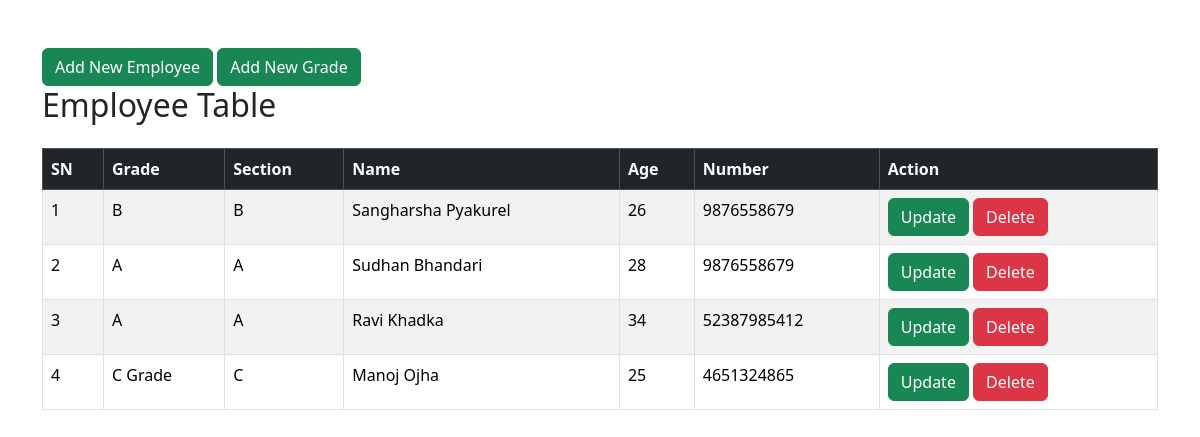
/teacher/teacher/, run on an earlier commit of the app's database.
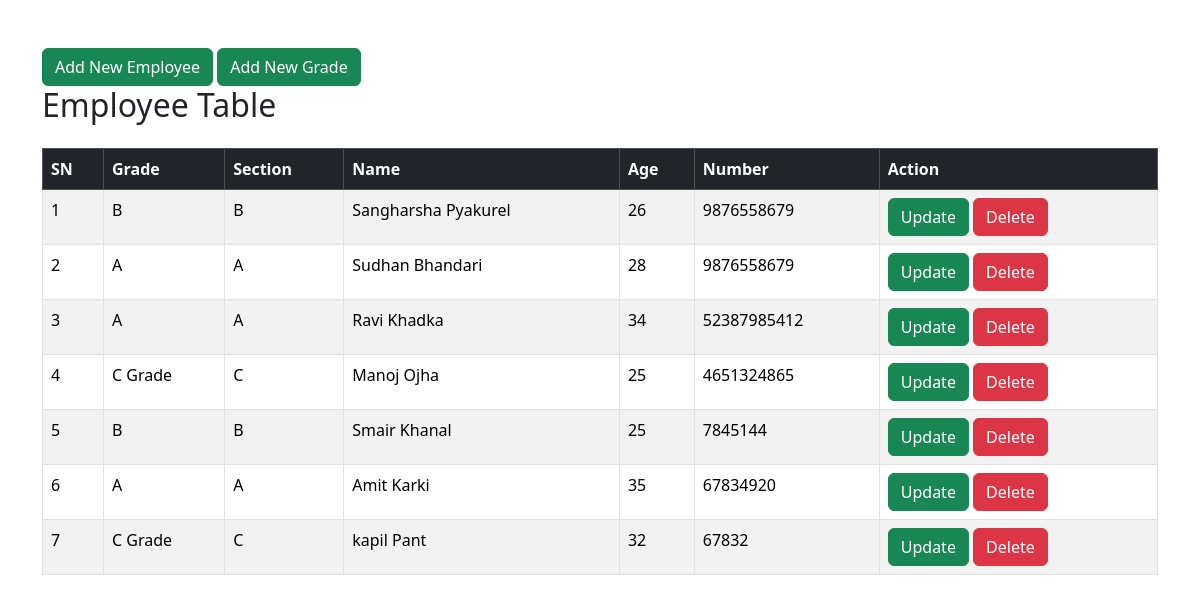
And on a later commit of the database.
### teacher/models.py (models this page shows, shortened)
class Teacher(models.Model):
    grade = models.ForeignKey(Grade,on_delete=models.SET_NULL, related_name="grade_teacher", null=True)
    name = models.CharField(max_length=60, help_text="teacher name")
    phone = models.PositiveIntegerField()
    age = models.PositiveIntegerField()
    created_at = models.DateTimeField(auto_now_add=True)
    updated_at = models.DateTimeField(auto_now=True)
    class Meta:
        db_table = "teacher"

class Grade(models.Model):
    name = models.CharField(max_length=20,help_text="enter grade name", verbose_name="Grade Name")
    section = models.CharField(max_length=5,default="A")
    created_at = models.DateTimeField(auto_now_add=True)
    updated_at = models.DateTimeField(auto_now=True)
    class Meta:
        db_table = "grade"
        unique_together = ['name','section']

### teacher/views.py (the view)
# urls.py: path('teacher/',teacher_list, name="teacher"),
def teacher_list(request):
    data = Teacher.objects.all()
    context = {
        "teacher":data
    }
    return render(request, 'teacher/index.html', context)

### teacher/templates/teacher/index.html (shortened to what this page needs)
<!DOCTYPE html>
<html lang="en">
<head>
  <link
    href="https://cdn.jsdelivr.net/npm/bootstrap@5.3.3/dist/css/bootstrap.min.css"
    rel="stylesheet"
  />
</head>
<body>
  <div class="container mt-5">
    <a href = "{% url "tcreate" %}" class="btn btn-success">
        Add New Employee
    </a>
    <a href="{% url 'gcreate' %}" class="btn btn-success">
        Add New Grade
    </a>
    <h2 class="mb-4">Employee Table</h2>
    <table class="table table-bordered table-striped table-hover">
      <thead class="table-dark">
        <tr>
          <th>SN</th>
          <th>Grade </th>
          <th>Section </th>
          <th>Name</th>
          <th>Age</th>
          <th>Number</th>
          <th>Action</th>
        </tr>
      </thead>
      <tbody>
        {% for i in teacher %}
        <tr>
          <td>{{forloop.counter}}</td>
          <td>{{i.grade.name}}</td>
          <td>{{i.grade.section}}</td>
          <td>{{i.name}}</td>
          <td>{{i.age}}</td>
          <td>{{i.phone}}</td>
          <td>
            <a href = "{% url "tupdate" i.id %}" class="btn btn-success">Update</a>
            <a href = "{% url "tdelete" i.id %}" class="btn btn-danger">Delete</a>
          </td>
        </tr>
        {% endfor %}
      </tbody>
    </table>
  </div>
</body>
</html>

What changed in the data, as far as the page shows it:
added Teacher: grade.name "B", grade.section "B", name "Smair Khanal", age "25", phone "7845144"
added Teacher: grade.name "A", grade.section "A", name "Amit Karki", age "35", phone "67834920"
added Teacher: grade.name "C Grade", grade.section "C", name "kapil Pant", age "32", phone "67832"
